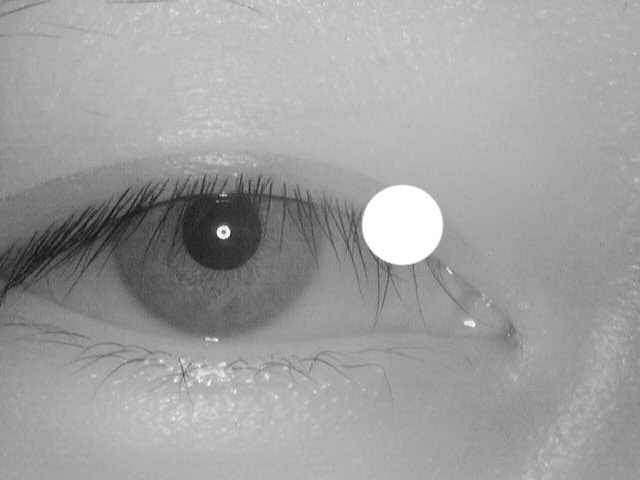
#> input picture images2/0000/0000_000.bmp, 640 x 480 px; its folder holds only this picture in this run
$ jupyter execute --allow-errors ProjetoIris-Parte02.ipynb   (shell and % lines are left out)
#> lines starting #> are read from the running program, lines starting #| are printed output that depends on the picture; after the words box and inside, x2 and y2 are one past the last pixel; in counts of white or black regions, pixels touching at a corner belong together
### G6_iris_recognition/main.py
from G6_iris_recognition.iris_matching import *
from G6_iris_recognition.encode_iris_model import *
from G6_iris_recognition.feature_vec import *
import os
import sys
import argparse


def iris_model_train(train_db_path, train_encoding_model_path):
    if os.path.exists(train_db_path):
        if os.path.exists(train_encoding_model_path):
            iris_names = iris_test_model(train_db_path, train_encoding_model_path)
            return iris_names
        else:
            print("encoding model path not exist")
            return "encoding model path not exist"
    else:
        print("image database path not exist")
        return "image database path not exist"


# [48 lines left out: functions iris_model_test, iris_image_encoding, main, not called in this run]


# [2 lines that do not run on import are left out]

### G6_iris_recognition/locate2.py
from G6_iris_recognition.pupil2 import *
from G6_iris_recognition.iris2 import *
from numpy import zeros
from skimage import draw

# [125 lines left out: function locate, not called in this run]

### ProjetoIris-Parte02.ipynb
<a href="https://colab.research.google.com/github/gabriellaec/iris_recognition/blob/main/Visa%CC%83o_Computacional_Aula_04_(1)_(5).ipynb" target="_parent"></a>

# **Projeto 1**

[cell 1]
import numpy as np
import cv2 as cv
import cv2
import sys
from matplotlib import pyplot as plt
import os
import G6_iris_recognition
import random
from skimage import measure

import sys
sys.path.append('./G6_iris_recognition')
import locate2 as locate2
import circle_iris_operation as g6circles

[cell 2]
# Função adaptada do módulo G6 para a identificação da íris
# Serve para filtrar as imagens em que a detecção de círculos não é bem sucedida

def circle_iris_detect(gray):
    kernel = np.ones((3,3), np.uint8)
    img_blackhat = cv2.morphologyEx(gray, cv2.MORPH_BLACKHAT, kernel)
    vis = gray + img_blackhat
    vis_resized = vis
    vis_median = cv2.medianBlur(vis_resized,3)
    vis_gaussian = cv2.GaussianBlur(vis_median,(3,3),0)
    vis_circles = cv2.HoughCircles(vis_gaussian, cv2.HOUGH_GRADIENT,2.3, 20,minRadius=40,maxRadius=100)
    centerx=0
    centery=0
    if vis_circles is not None:
        vis_circles = np.round(vis_circles[0, :]).astype("int")
        for (x, y, r) in vis_circles:
                mask = np.zeros((gray.shape[0],gray.shape[1]),dtype=np.uint8)
                cv2.circle(mask,(x,y),r,(255,255,255),-1,0,0)
                result = np.bitwise_and(gray,mask)
                output_result = result[y-r:y+r,x-r:x+r]
        params = locate2.locate(output_result)
        return params
    else:
        return -1

[cell 3]
# Função para mostrar várias imagens em forma de uma grade

# [10 lines left out: function image_grid, not called in this run]

[cell 4]
# Filtro de sobel

# [4 lines left out: function sobel, not called in this run]

[cell 5]
# Função para isolar o maior contorno de uma imagem

# [13 lines left out: function isolate_eye, not called in this run]

[cell 6]
# Função para detectar contornos (Canny)

def auto_canny(image, sigma=0.33):
    v = np.median(image)
    lower = int(max(0, (1.0 - sigma) * v))
    upper = int(min(255, (1.0 + sigma) * v))
    edged = cv.Canny(image, lower, upper)
    return edged

[cell 7]
# Função para isolar o olho e aplicar um filtro bilateral

# [5 lines left out: function blurred_eyes, not called in this run]

[cell 8]
# Função para aplicar um equalizador de histograma adaptativo (CLAHE)
# E também faz um ROI para isolar o olho da imagem

def adaptive_histeq(img_gray):
      clahe = cv.createCLAHE(clipLimit = 2.0, tileGridSize=(8,8))
      final_img = clahe.apply(img_gray)

      edges = auto_canny(img_gray)
      indices = np.where(edges != [0])

      # cria uma nova imagem em branco
      blank_img = np.zeros([480, 640],dtype=np.uint8)
      blank_img[:] = 255

      h_max = max(indices[0])
      h_min = min(indices[0])

      w_max = max(indices[1])
      w_min = min(indices[1])

      roi=final_img[h_min:h_max,w_min:w_max]
      blank_img[h_min:h_max,w_min:w_max]=roi
      return blank_img

[cell 9]
# Função de faz um ROI com base nos contornos da imagem
# Usada para isolar o olho

# [17 lines left out: function edges_roi, not called in this run]

[cell 10]
# Função para aplicar um equalizador de histograma adaptativo (CLAHE)

# [4 lines left out: function apply_clahe, not called in this run]

[cell 11]
# Função para aplicar um equalizador de histograma adaptativo (CLAHE)

# [4 lines left out: function apply_intense_clahe, not called in this run]

[cell 12]
# Função que aplica uma equalização do histograma no canal V da imagem

# [11 lines left out: function hsv_histeq, not called in this run]

[cell 13]
# Função que tenta melhorar a equalização do histograma ao aplicar
# um borramento na parte externa e destacar o olho

# [15 lines left out: function improved_histeq, not called in this run]

[cell 14]
# Função que usa uma máscara de binarização para remover o reflexo no olho

# adaptado do tutorial: https://rcvaram.medium.com/glare-removal-with-inpainting-opencv-python-95355aa2aa52

# [14 lines left out: functions create_mask, remove_glare, not called in this run]

# Identificação das imagens processadas

### Separando as melhores imagens para a identificação

[cell 15]
good_images = []
for dir in range(0,60):
  for file in range(0,20):

      src_path=f"images2/00{dir:02d}/00{dir:02d}_0{file:02d}.bmp"
      img_path=f"images2/00{dir:02d}/00{dir:02d}_0{file:02d}.bmp"
      # processamento da imagem
      if os.path.exists(src_path):
            img_gray = cv.imread(src_path, 0)
#> img_gray: shape (480, 640); min 16, max 255, mean 159.1
            img_processed=adaptive_histeq(img_gray)
#> in adaptive_histeq, `final_img = clahe.apply(img_gray)`:
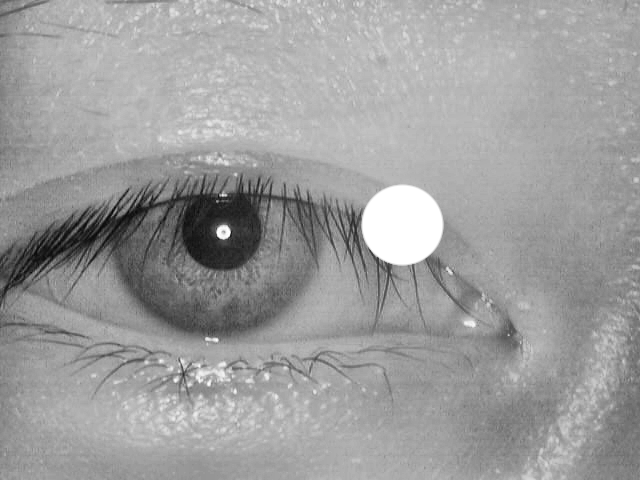
#> final_img: shape (480, 640); min 5, max 255, mean 157.3
#> in auto_canny, `v = np.median(image)`: v = 164
#> in auto_canny, `lower = int(max(0, (1.0 - sigma) * v))`: lower = 109
#> in auto_canny, `upper = int(min(255, (1.0 + sigma) * v))`: upper = 218
#> in auto_canny, `edged = cv.Canny(image, lower, upper)`:
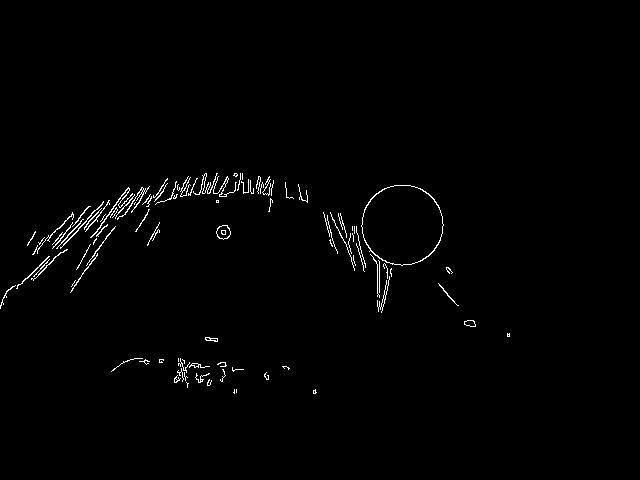
#> edged: shape (480, 640); 1.1% white in thin lines or dots, all inside (x1, y1, x2, y2) = (0, 173, 510, 394)
#> in adaptive_histeq, `indices = np.where(edges != [0])`: indices = 3352 positions, rows 173 to 393, columns 0 to 509
#> in adaptive_histeq, `h_max = max(indices[0])`: h_max = 393
#> in adaptive_histeq, `h_min = min(indices[0])`: h_min = 173
#> in adaptive_histeq, `w_max = max(indices[1])`: w_max = 509
#> in adaptive_histeq, `w_min = min(indices[1])`: w_min = 0
#> in adaptive_histeq, `roi=final_img[h_min:h_max,w_min:w_max]`:
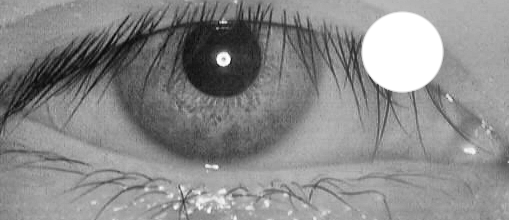
#> roi: shape (220, 509); min 5, max 255, mean 138.2
#> in adaptive_histeq, `blank_img[h_min:h_max,w_min:w_max]=roi`:
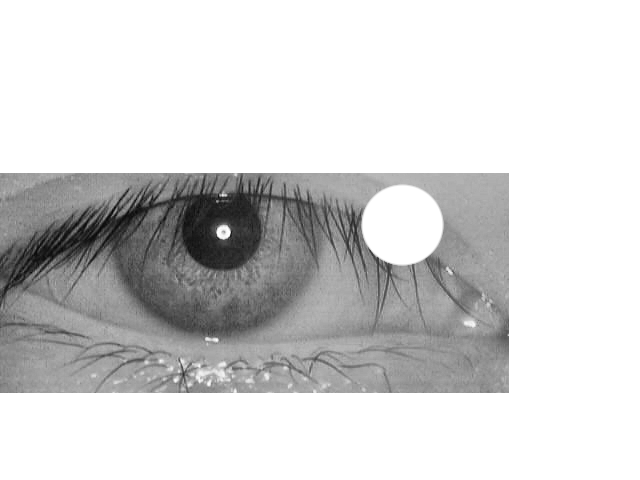
#> blank_img: shape (480, 640); min 5, max 255, mean 212.4
            detected = circle_iris_detect(img_processed)
#> in circle_iris_detect, `img_blackhat = cv2.morphologyEx(gray, cv2.MORPH_BLACKHAT, kernel)`:
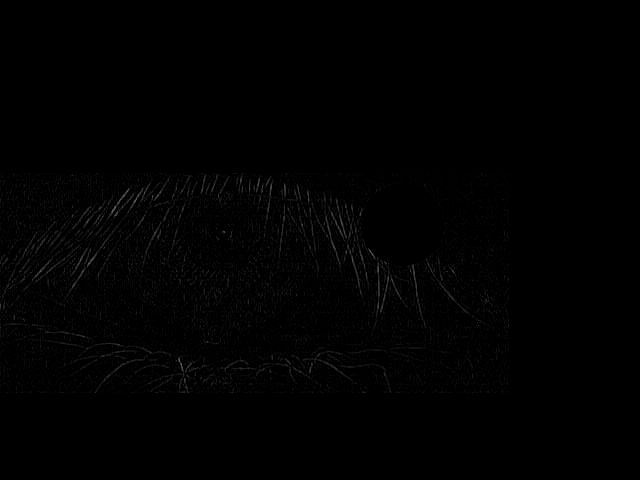
#> img_blackhat: shape (480, 640); min 0, max 99, mean 1.3
#> in circle_iris_detect, `vis_circles = cv2.HoughCircles(vis_gaussian, cv2.HOUGH_GRADIENT,2.3, 2..`: vis_circles = 13 rows, first 8: [401.4, 224.2, 40.69], [139.1, 284, 86], [185.1, 272.5, 98.65], [113.8, 300.1, 98.65], [159.8, 261, 88.53], [106.9, 277.1, 70.82], [194.3, 240.3, 68.29], [215.1, 221.9, 50.58]
#> in circle_iris_detect, `vis_circles = np.round(vis_circles[0, :]).astype("int")`: vis_circles = 13 rows, first 8: [401, 224, 41], [139, 284, 86], [185, 273, 99], [114, 300, 99], [160, 261, 89], [107, 277, 71], [194, 240, 68], [215, 222, 51]
#> the loop in circle_iris_detect, `for (x, y, r) in vis_circles:` made 13 passes
#> (x, y, r) on passes 1 to 12: (401, 224, 41), (139, 284, 86), (185, 273, 99), (114, 300, 99), (160, 261, 89), (107, 277, 71), (194, 240, 68), (215, 222, 51), (130, 314, 78), (210, 254, 83), (169, 238, 66), (84, 298, 51)
#> pass 1, in circle_iris_detect, `output_result = result[y-r:y+r,x-r:x+r]`:
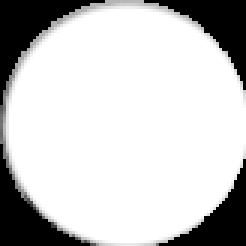
#> output_result: shape (82, 82) (shown 3 times larger); min 0, max 255, mean 199.9
#> pass 2, in circle_iris_detect, `output_result = result[y-r:y+r,x-r:x+r]`:
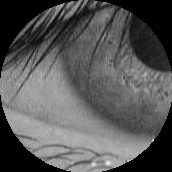
#> output_result: shape (172, 172); min 0, max 247, mean 86.8
#> after the loop in circle_iris_detect, `for (x, y, r) in vis_circles:`:
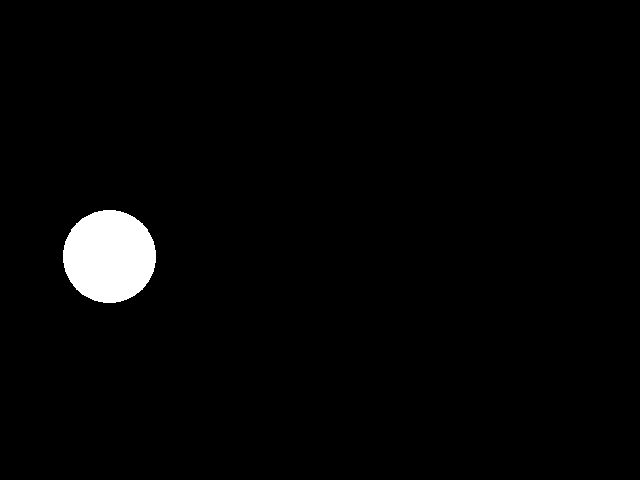
#> mask: shape (480, 640); 2.2% white; 1 white region, box (x1, y1, x2, y2) and area: (63, 210, 156, 303) 6785
#> in circle_iris_detect, `params = locate2.locate(output_result)`: params = 'invalid image'
#> in circle_iris_detect, `params = locate2.locate(output_result)`:
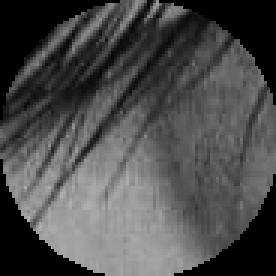
#> output_result: shape (92, 92) (shown 3 times larger); min 0, max 177, mean 75.6
#> detected = 'invalid image'
            if detected != -1:
                good_images.append(img_path)

[cell 16]
len(good_images)

[cell 17]
processed_isolated_eye = []
processed_isolated_eye_details = []
processed_isolated_eye_details_bright=[]

circles_identified_images = []
for dir in range(0,60):
      processed_path1=f'isolated_iris3/00{dir:02d}'
      for file in range(0,20):
        src_path=f"images2/00{dir:02d}/00{dir:02d}_0{file:02d}.bmp"
        if os.path.exists(src_path) and src_path in good_images:

                    img_gray = cv.imread(src_path, cv.IMREAD_GRAYSCALE)

##### pré processamento da imagem #####
                    img=cv.equalizeHist(img_gray)
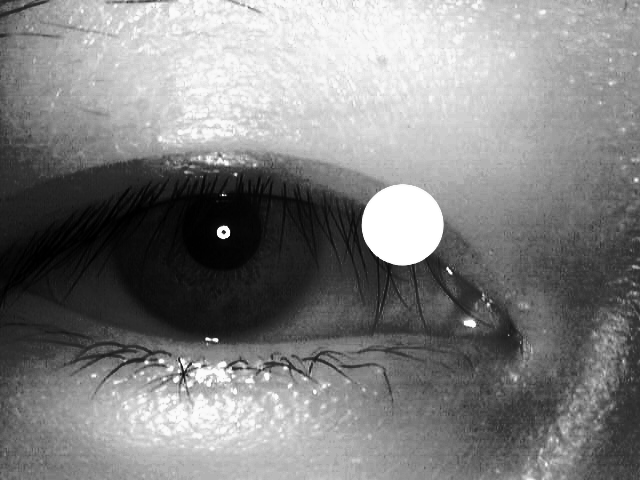
#> img: shape (480, 640); min 0, max 255, mean 129.2
                    img = cv2.medianBlur(img,5)
                    cimg = cv2.cvtColor(img,cv2.COLOR_GRAY2BGR)
                    cimg_original = cv2.cvtColor(img_gray,cv2.COLOR_GRAY2BGR)
                    img_final = cimg
                    height,width = img.shape
#> height = 480; width = 640
                    blank_image=cimg_original

##### detecção de círculos #####
                    circles = cv2.HoughCircles(img,cv2.HOUGH_GRADIENT,1,10,param1=63,param2=70,minRadius=90,maxRadius=180)
#> circles = None
                    r = 0
                    mask = np.zeros((height,width), np.uint8)
                    if circles is not None:
                        for i in circles[0,:]:
                                mask = np.zeros((height,width), np.uint8)
                                circle_img = cv2.circle(mask,(int(i[0]),int(i[1])),int(i[2]),(255,255,255),thickness=-1)

##### deixando a íris em evidência #####
                        masked_data = cv2.bitwise_and(img_final, img_final, mask=circle_img)
                        _,thresh = cv2.threshold(mask,1,255,cv2.THRESH_BINARY)
                        contours,_ = cv2.findContours(thresh,cv2.RETR_EXTERNAL,cv2.CHAIN_APPROX_SIMPLE)
                        x,y,w,h = cv2.boundingRect(np.float32(contours[0]))
                        crop = masked_data[y:y+h,x:x+w]
                        blank_image = cv2.cvtColor(blank_image,cv2.COLOR_BGR2GRAY)
                        masked_data = cv2.cvtColor(masked_data,cv2.COLOR_BGR2GRAY)
                        clahe = apply_clahe(img_gray)
                        for l in range(height):
                            for c in range(width):
                              if masked_data[l,c] != 0:
                                blank_image[l,c]=clahe[l,c]
                        blank_image = cv2.cvtColor(blank_image,cv2.COLOR_GRAY2BGR)
                        img_processed = (blank_image)

##### salvando a lista de imagens detectadas e as imagens em um diretório #####
                        d = f"00{dir:02d}"
                        if not os.path.exists(processed_path1):
                                os.makedirs(processed_path1)
                        print(processed_path1)
                        cv.imwrite(f'isolated_iris3/00{dir:02d}/00{dir:02d}_0{file:02d}.bmp', (img_processed.astype(np.uint8)))
                        circles_identified_images.append(src_path)

[cell 18]
len(circles_identified_images)

[cell 19]
f = open("processed_model2.pickle", "w")

[cell 20]
new_matches=0

matches_equalized=0

matches_blurred=0

matches_CLAHE=0

matches_CLAHE_intense=0

matches_convolution=0

matches_detailEnhance=0

people_identified=[]
images_identified=[]

eyes_detected=[]

for iteration in range(6):
    for dir in range(0,60):
      for file in range(0,20):
        src_path=f"images2/00{dir:02d}/00{dir:02d}_0{file:02d}.bmp"
        original_path=f"unidentified_images/00{dir:02d}/00{dir:02d}_0{file:02d}.bmp"
        processed_path = f'imagens_filtradas8/00{dir:02d}'
        d = f"00{dir:02d}"

        # processamento da imagem
        if os.path.exists(src_path) and src_path in circles_identified_images:
              print(src_path)
              img_gray = cv.imread(src_path, cv.IMREAD_GRAYSCALE)
              imgeq=cv.equalizeHist(img_gray)


              print("-----------------------------------------")
              print(f"processing {src_path}")
              print("-----------------------------------------")

              if iteration == 0:
                   img_gray=remove_glare(img_gray)
                   img_processed = hsv_histeq(img_gray)
              elif iteration == 1:
                   img_processed=cv.GaussianBlur(img_gray,(7,7),0)
              elif iteration == 2:
                   img_processed=apply_clahe(img_gray)
              elif iteration == 3:
                   img_gray=edges_roi(img_gray)
                   img_processed=apply_intense_clahe(img_gray)
              elif iteration == 4:
                   imgeq=cv.equalizeHist(img_gray)
                   kernel = np.array([[0, -1, 0],
                                       [-1, 7,-1],
                                      [0, -1, 0]])
                   img_processed = cv2.filter2D(src=imgeq, ddepth=-1, kernel=kernel)
              elif iteration == 5:
                   img_gray=edges_roi(img_gray)
                   cimg = cv2.cvtColor(img_gray,cv2.COLOR_GRAY2BGR)
                   img_processed = cv.detailEnhance(cimg)
                   img_processed = cv2.cvtColor(img_processed,cv2.COLOR_BGR2GRAY)

        # salvando a imagem processada em novo arquivo
              if not os.path.exists(processed_path):
                  os.makedirs(processed_path)
              cv.imwrite(f'imagens_filtradas8/00{dir:02d}/00{dir:02d}_0{file:02d}.bmp', (img_processed.astype(np.uint8)))


# treinando o modelo com as imagens processadas
    print("-------------------------------------------")
    train_path = f"imagens_filtradas8"
    print(train_path)
    G6_iris_recognition.iris_model_train(train_path,"processed_model2.pickle")
    false_positives=0
    print("-------------------------------------------")

# checando o índice de acerto do modelo
    for dir in range (0,60):
        for file in range(0,20):
          original_path=f"unidentified_images/00{dir:02d}/00{dir:02d}_0{file:02d}.bmp"
          processed_path = f'imagens_filtradas8/00{dir:02d}/00{dir:02d}_0{file:02d}.bmp'
          src_path=f"images2/00{dir:02d}/00{dir:02d}_0{file:02d}.bmp"
          if os.path.exists(processed_path) and src_path in circles_identified_images:
                    iris_name = G6_iris_recognition.iris_model_test("processed_model2.pickle",processed_path)

                    directory = f"00{dir:02d}"
                    print(iris_name, directory)

                    if iris_name!='unmatch':
                      if src_path not in eyes_detected:
                            eyes_detected.append(src_path)
                      if (iris_name == directory):

                          if iris_name not in people_identified:
                              people_identified.append(directory)
                          if src_path not in images_identified:
                              images_identified.append(src_path)
                              new_matches+=1
                              if iteration == 0:
                                matches_equalized+=1
                              elif iteration == 1:
                                matches_blurred+=1
                              elif iteration == 2:
                                matches_CLAHE+=1
                              elif iteration == 3:
                                matches_CLAHE_intense+=1
                              elif iteration == 4:
                                matches_convolution+=1
                              elif iteration == 5:
                                matches_detailEnhance+=1

    print("---------------------------------")
    print(f"--------ITERATION {iteration} SUMMARY--------")
    print("matches_equalized: ", matches_equalized)
    print("matches_blurred: ", matches_blurred)
    print("matches_CLAHE: ", matches_CLAHE)
    print("matches_CLAHE_intense: ", matches_CLAHE_intense)
    print("matches_convolution: ", matches_convolution)
    print("matches_detailEnhance: ", matches_detailEnhance)
    print("---------------------------------")

### Parte dois: Isolando as íris

[cell 21]
matches_eyes=0

# treinando o modelo com as imagens processadas
print("-------------------------------------------")
train_path = "isolated_iris3"
print(train_path)
G6_iris_recognition.iris_model_train(train_path,"processed_model2.pickle")
print("-------------------------------------------")

# checando o índice de acerto do modelo
for dir in range (0,60):
    for file in range(0,20):
      original_path=f"unidentified_images/00{dir:02d}/00{dir:02d}_0{file:02d}.bmp"
      processed_path = f'isolated_iris3/00{dir:02d}/00{dir:02d}_0{file:02d}.bmp'
      src_path=f"images2/00{dir:02d}/00{dir:02d}_0{file:02d}.bmp"
      if os.path.exists(processed_path) and src_path in circles_identified_images and src_path not in images_identified:
                iris_name = G6_iris_recognition.iris_model_test("processed_model2.pickle",processed_path)
                directory = f"00{dir:02d}"
                print(iris_name, directory)
                if iris_name!='unmatch':
                  if (iris_name == directory):
                          images_identified.append(src_path)
                          new_matches+=1
                          matches_eyes+=1
                  else:
                          eyes_detected.append(src_path)
